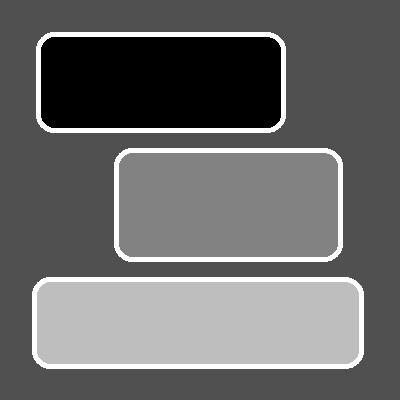
%> input picture Provas_Anteriores_Unid_1/prova14/mascara4.jpg, 400 x 400 px
$ octave prova.m   (GNU Octave 9; MATLAB toolbox functions it lacks are replaced by stand-ins)
%> lines starting %> are read from the running program, lines starting %| are printed output that depends on the picture; in (x1, y1, x2, y2) boxes, pixels count from 0 and x2, y2 are one past the last pixel; in counts of white or black regions, pixels touching at a corner belong together; the program's own positions count from 1
clear all;
close all;

pkg load image;

mascara4 = imread("mascara4.jpg");
%> mascara4 is the input picture: size 400x400 uint8; min 0, max 255, mean 105.7
figure("Name", "mascara4")
imshow(mascara4)

img5 = imread("img5.jpg");
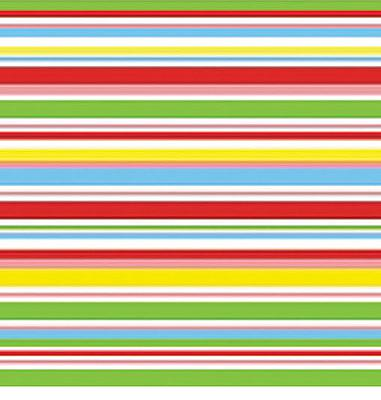
%> input picture Provas_Anteriores_Unid_1/prova14/img5.jpg, 381 x 400 px
%> img5 is the input picture: size 400x381x3 uint8; mean R, G, B 202.1, 183.6, 144.8


figure("Name", "img5")
imshow(img5)

foto5 = imread("foto5.jpg");
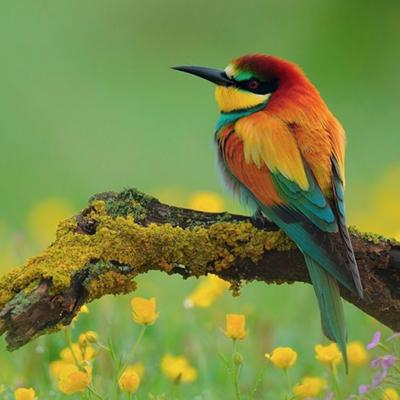
%> input picture Provas_Anteriores_Unid_1/prova14/foto5.jpg, 400 x 400 px
%> foto5 is the input picture: size 400x400x3 uint8; mean R, G, B 121.1, 137.2, 68.4

for i=1:size(foto5,1)
    foto5Rot(size(foto5,2)-i+1,:,:) = foto5(i,:,:);
  endfor
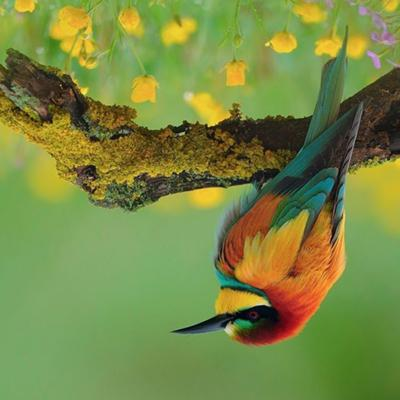
%> foto5Rot: size 400x400x3 uint8; mean R, G, B 121.1, 137.2, 68.4; mean of the top-left, top-right, bottom-left and bottom-right quarters 108.8, 98.1, 126.6, 102.3

for i=1:size(foto5,1)
  for j=1:size(foto5,2)

    if i < 10 || i > 390 || j < 10 || j > 390
      foto5Rot(i,j,:) = 255-foto5Rot(i,j,:);
    endif
  endfor
 endfor
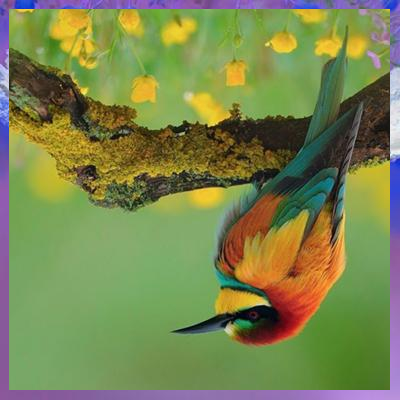
%> foto5Rot: size 400x400x3 uint8; 9.27% of pixels changed, all inside (x1, y1, x2, y2) = (0, 0, 400, 400)
figure("Name", "foto5")
imshow(foto5Rot)

%> (the run ends here)
